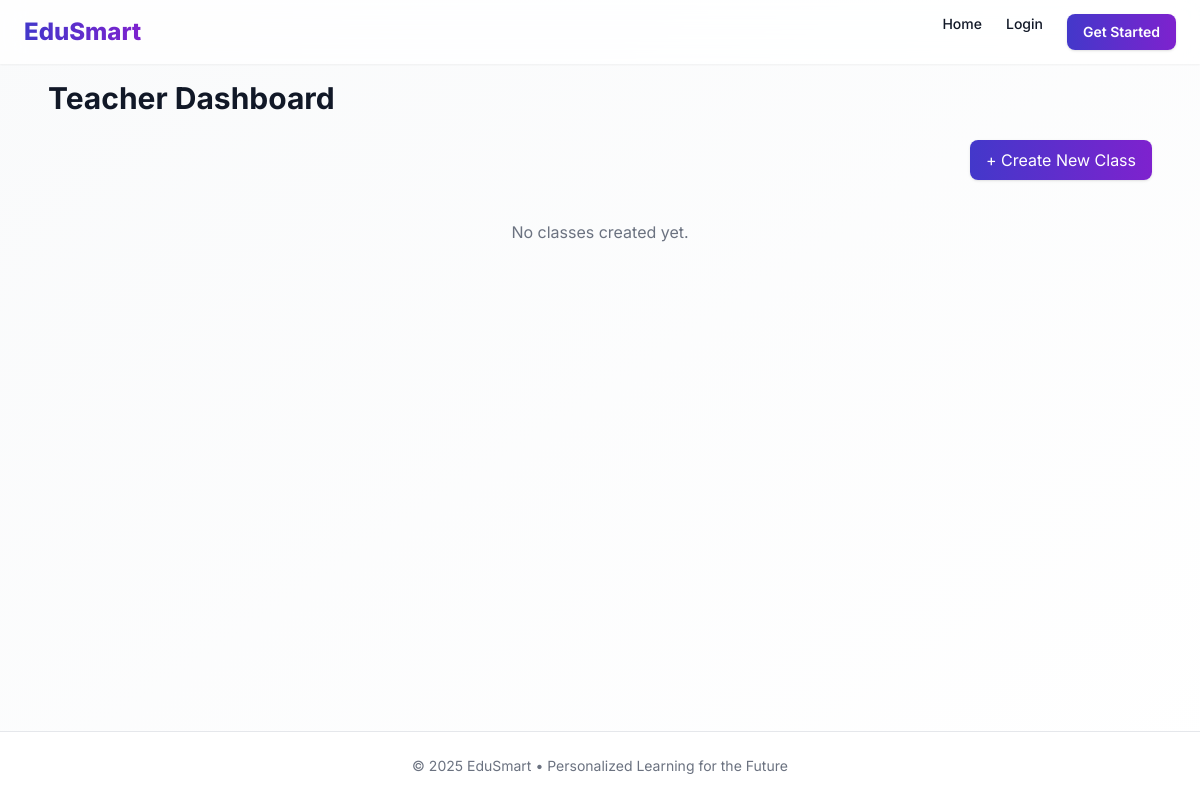
The page /teacher/dashboard on the database as committed earlier.
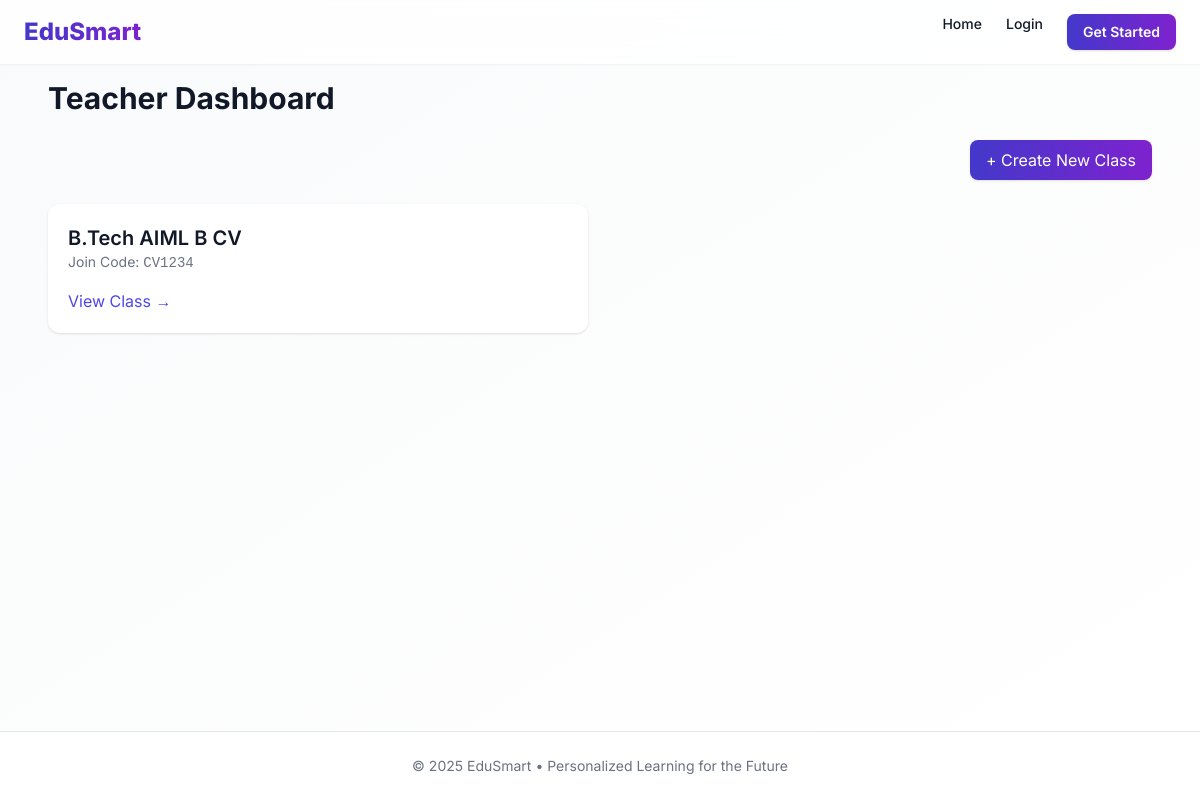
The same page on the database as committed later.
### models.py (models this page shows, shortened)
class Class(db.Model):
    __tablename__ = "class"
    id = db.Column(db.Integer, primary_key=True)
    name = db.Column(db.String(100), nullable=False)
    join_code = db.Column(db.String(10), unique=True, nullable=False)
    teacher_id = db.Column(db.Integer, db.ForeignKey("user.id"), nullable=False)
    students = db.relationship("StudentClass", backref="class_obj", lazy=True, cascade="all, delete-orphan")
    chapters = db.relationship("Chapter", backref="class_obj", lazy=True, cascade="all, delete-orphan")

### routes/teacher.py (the view)
@teacher_bp.route("/dashboard")
def dashboard():
    classes = Class.query.filter_by(teacher_id=FAKE_TEACHER_ID).all()
    return render_template("teacher/dashboard.html", classes=classes)

### templates/teacher/dashboard.html (shortened to what this page needs)
{% extends "base.html" %}
{% block content %}
<div class="max-w-6xl mx-auto px-6 fade-up">
    <h1 class="text-3xl font-bold mb-6">Teacher Dashboard</h1>
    <div class="flex justify-end mb-6">
        <a href="{{ url_for('teacher.create_class') }}"
           class="px-4 py-2 rounded-lg bg-gradient-to-r from-indigo-700 to-purple-700 text-white shadow hover:scale-105 transition">
            + Create New Class
        </a>
    </div>
    {% if classes %}
        <div class="grid grid-cols-1 md:grid-cols-2 gap-6">
            {% for c in classes %}
            <div class="bg-white p-5 rounded-xl shadow hover:shadow-lg transition">
                <h2 class="text-xl font-semibold">{{ c.name }}</h2>
                <p class="text-gray-500 text-sm">Join Code: <span class="font-mono">{{ c.join_code }}</span></p>
                <div class="mt-4 flex justify-between">
                    <a href="{{ url_for('teacher.view_class', class_id=c.id) }}"
                       class="text-indigo-600 hover:underline">View Class →</a>
                </div>
            </div>
            {% endfor %}
        </div>
    {% else %}
        <p class="text-gray-500 text-center mt-10">No classes created yet.</p>
    {% endif %}
</div>
{% endblock %}

### templates/base.html (shortened to what this page needs)
<!DOCTYPE html>
<html lang="en" class="h-full bg-gray-50">
<head>
    <script src="https://cdn.tailwindcss.com"></script>
</head>
<body class="flex flex-col min-h-screen bg-gradient-to-br from-gray-50 to-white text-gray-900">
    <nav class="fixed w-full bg-white/80 backdrop-blur-md shadow-sm z-50">
        <div class="max-w-7xl mx-auto px-6 flex justify-between items-center h-16">
            <div class="text-2xl font-extrabold text-transparent bg-clip-text bg-gradient-to-r from-indigo-700 to-purple-700">
            </div>
            <div class="hidden md:flex space-x-6 text-sm font-medium">
                <a href="/" class="hover:text-indigo-600 transition">Home</a>
                <a href="/auth/login" class="hover:text-indigo-600 transition">Login</a>
                <a href="/auth/signup" class="px-4 py-2 rounded-lg bg-gradient-to-r from-indigo-700 to-purple-700 text-white font-semibold shadow hover:scale-105 transition">
                    Get Started
                </a>
            </div>
        </div>
    </nav>
    <main class="flex-grow pt-20">
        {% block content %}{% endblock %}
    </main>
    <footer class="bg-white border-t py-6 text-center text-gray-500 text-sm mt-auto">
        © {{ 2025 }} EduSmart • Personalized Learning for the Future
    </footer>
</body>
</html>

### templates/base.html (style rules this page uses)
body { font-family: 'Inter', sans-serif; }
.fade-up { opacity: 0; transform: translateY(20px); animation: fadeUp 0.8s ease-out forwards; }

Rows that differ between the two databases and show on the page:
added Class: name "B.Tech AIML B CV", join_code "CV1234"
Other text that changed with them:
text no longer shown: "No classes created yet."
